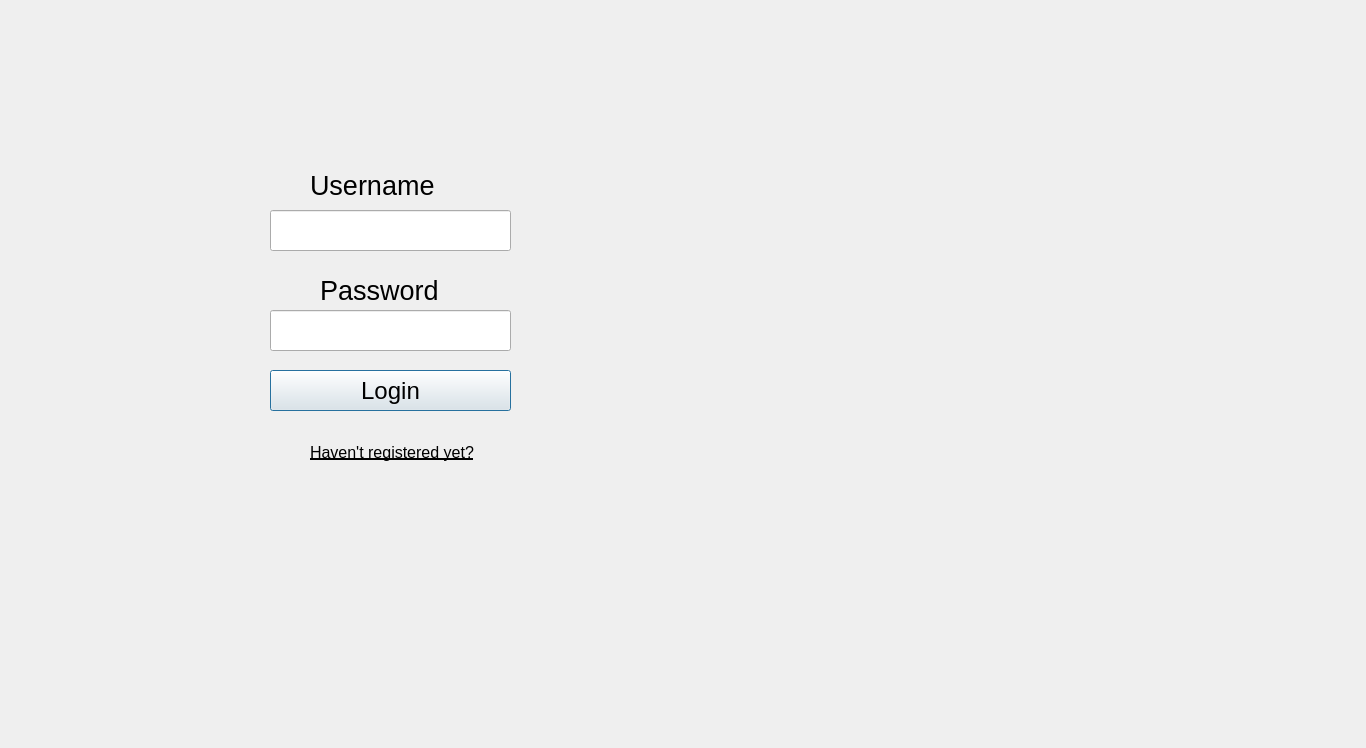
<?xml version="1.0" encoding="UTF-8"?>
<ui version="4.0">
 <class>customers</class>
 <widget class="QDialog" name="customers">
  <property name="geometry">
   <rect>
    <x>0</x>
    <y>0</y>

    <width>1366</width>
    <height>748</height>

   </rect>
  </property>
  <property name="windowTitle">
   <string>THE WINKEL - Customer Login</string>
  </property>
  <property name="windowIcon">
   <iconset>
    <normaloff>../pictures/minilogo_g9m_icon.ico</normaloff>../pictures/minilogo_g9m_icon.ico</iconset>
  </property>
  <widget class="QLabel" name="background">
   <property name="enabled">
    <bool>true</bool>
   </property>
   <property name="geometry">
    <rect>

     <x>0</x>
     <y>0</y>
     <width>1366</width>
     <height>748</height>

    </rect>
   </property>
   <property name="text">
    <string/>
   </property>
   <property name="pixmap">
    <pixmap>../pictures/customerloginbkg.jpg</pixmap>
   </property>
   <property name="scaledContents">
    <bool>true</bool>
   </property>
   <property name="wordWrap">
    <bool>false</bool>
   </property>
   <property name="indent">
    <number>0</number>
   </property>
  </widget>
  <widget class="QLineEdit" name="inputusername">
   <property name="geometry">
    <rect>
     <x>270</x>
     <y>210</y>
     <width>241</width>
     <height>41</height>
    </rect>
   </property>
   <property name="font">
    <font>
     <pointsize>20</pointsize>
    </font>
   </property>
  </widget>
  <widget class="QLabel" name="usernamelabel">
   <property name="geometry">
    <rect>
     <x>310</x>
     <y>170</y>
     <width>181</width>
     <height>31</height>
    </rect>
   </property>
   <property name="font">
    <font>
     <pointsize>20</pointsize>
    </font>
   </property>
   <property name="text">
    <string>Username</string>
   </property>
  </widget>
  <widget class="QLabel" name="passwordlabel">
   <property name="geometry">
    <rect>
     <x>320</x>
     <y>280</y>
     <width>161</width>
     <height>21</height>
    </rect>
   </property>
   <property name="font">
    <font>
     <pointsize>20</pointsize>
    </font>
   </property>
   <property name="text">
    <string>Password</string>
   </property>
  </widget>
  <widget class="QLineEdit" name="inputpassword">
   <property name="geometry">
    <rect>
     <x>270</x>
     <y>310</y>
     <width>241</width>
     <height>41</height>
    </rect>
   </property>
   <property name="font">
    <font>
     <pointsize>20</pointsize>
    </font>
   </property>
   <property name="echoMode">
    <enum>QLineEdit::Password</enum>
   </property>
  </widget>
  <widget class="QPushButton" name="loginbutton">
   <property name="geometry">
    <rect>
     <x>270</x>
     <y>370</y>
     <width>241</width>
     <height>41</height>
    </rect>
   </property>
   <property name="font">
    <font>
     <pointsize>18</pointsize>
    </font>
   </property>
   <property name="text">
    <string>Login</string>
   </property>
  </widget>
  <widget class="QLabel" name="label">
   <property name="geometry">
    <rect>
     <x>310</x>
     <y>440</y>
     <width>181</width>
     <height>24</height>
    </rect>
   </property>
   <property name="font">
    <font>
     <pointsize>12</pointsize>
     <underline>true</underline>
    </font>
   </property>
   <property name="text">
    <string>Haven't registered yet?</string>
   </property>
  </widget>
 </widget>
 <tabstops>
  <tabstop>loginbutton</tabstop>
 </tabstops>
 <resources/>
 <connections/>
</ui>
